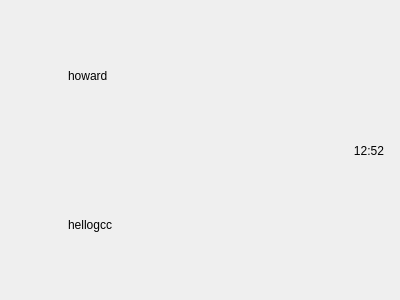
<?xml version="1.0" encoding="UTF-8"?>
<ui version="4.0">
 <class>ChatUserWid</class>
 <widget class="QWidget" name="ChatUserWid">
  <property name="geometry">
   <rect>
    <x>0</x>
    <y>0</y>
    <width>400</width>
    <height>300</height>
   </rect>
  </property>
  <property name="windowTitle">
   <string>Form</string>
  </property>
  <layout class="QHBoxLayout" name="horizontalLayout">
   <property name="spacing">
    <number>5</number>
   </property>
   <property name="topMargin">
    <number>2</number>
   </property>
   <property name="bottomMargin">
    <number>2</number>
   </property>
   <item>
    <widget class="QWidget" name="icon_wid" native="true">
     <property name="minimumSize">
      <size>
       <width>50</width>
       <height>50</height>
      </size>
     </property>
     <property name="maximumSize">
      <size>
       <width>50</width>
       <height>50</height>
      </size>
     </property>
     <layout class="QHBoxLayout" name="horizontalLayout_2">
      <property name="spacing">
       <number>0</number>
      </property>
      <property name="leftMargin">
       <number>0</number>
      </property>
      <property name="topMargin">
       <number>0</number>
      </property>
      <property name="rightMargin">
       <number>0</number>
      </property>
      <property name="bottomMargin">
       <number>0</number>
      </property>
      <item>
       <widget class="QLabel" name="icon_lb">
        <property name="minimumSize">
         <size>
          <width>45</width>
          <height>45</height>
         </size>
        </property>
        <property name="maximumSize">
         <size>
          <width>45</width>
          <height>45</height>
         </size>
        </property>
        <property name="text">
         <string/>
        </property>
       </widget>
      </item>
     </layout>
    </widget>
   </item>
   <item>
    <widget class="QWidget" name="user_info_wid" native="true">
     <layout class="QVBoxLayout" name="verticalLayout">
      <property name="spacing">
       <number>7</number>
      </property>
      <property name="leftMargin">
       <number>2</number>
      </property>
      <property name="topMargin">
       <number>2</number>
      </property>
      <property name="rightMargin">
       <number>2</number>
      </property>
      <property name="bottomMargin">
       <number>2</number>
      </property>
      <item>
       <widget class="QLabel" name="user_name_lb">
        <property name="text">
         <string>howard</string>
        </property>
       </widget>
      </item>
      <item>
       <widget class="QLabel" name="user_chat_lb">
        <property name="text">
         <string>hellogcc</string>
        </property>
       </widget>
      </item>
     </layout>
    </widget>
   </item>
   <item>
    <widget class="QWidget" name="time_wid" native="true">
     <property name="minimumSize">
      <size>
       <width>50</width>
       <height>50</height>
      </size>
     </property>
     <property name="maximumSize">
      <size>
       <width>50</width>
       <height>50</height>
      </size>
     </property>
     <widget class="QLabel" name="time_lb">
      <property name="geometry">
       <rect>
        <x>10</x>
        <y>20</y>
        <width>40</width>
        <height>12</height>
       </rect>
      </property>
      <property name="text">
       <string>12:52</string>
      </property>
      <property name="alignment">
       <set>Qt::AlignmentFlag::AlignCenter</set>
      </property>
     </widget>
    </widget>
   </item>
  </layout>
 </widget>
 <resources/>
 <connections/>
</ui>
